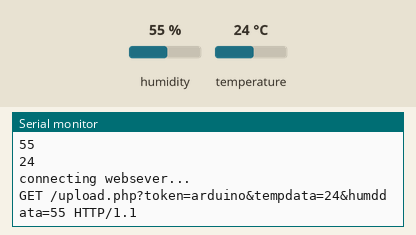
Bench run of a sketch on a simulated Arduino Uno, built with avr-gcc and run on an emulated ATmega328P. Shown: the last lines printed to the serial monitor. Inputs (shaded band) come from the test bench; at power-on: humidity 55 %, temperature 24 °C. WiFi joins after 1.5 s; servers stay silent unless stated; uploads are accepted with an empty reply.

Above: at 11.1 s.
11.2 s: humidity set to 22 %
At 20.8 s:
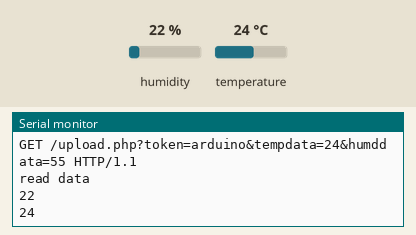
21.5 s: temperature set to 12 °C
At 31.6 s:
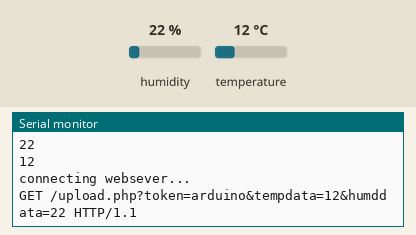
31.8 s: humidity set to 40 %
At 43.0 s:
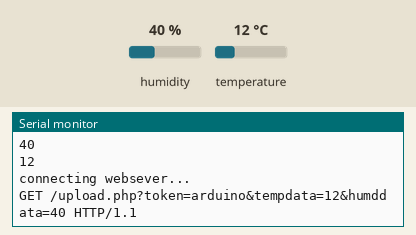
Timing chart, 0 to 44.5 s (numbered marks = the images above; inputs shaded):
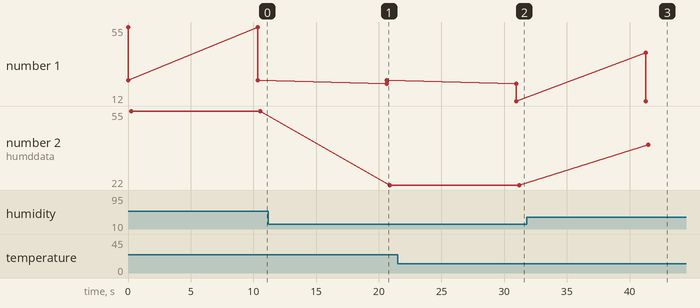

Measured:
- after the input at 11.2 s, the serial monitor: prints a new line after 9.4 s (image 1)
- after the input at 21.5 s, the serial monitor: prints a new line after 9.5 s (image 2)
- after the input at 31.8 s, the serial monitor: prints a new line after 9.5 s (image 3)
- plotted number 1: 24 → 12 after the input at 21.5 s
- plotted number 2: 55 → 22 after the input at 11.2 s, 22 → 40 after the input at 31.8 s

The sketch:

weixin_arduino_smarthome.ino
```cpp
#include <SPI.h>
#include <Ethernet.h>
#include <dht.h>

byte mac[] = {0xDE, 0xAD, 0xBE, 0xEF, 0xFE, 0xED};
EthernetClient client;
char server[] = "wsd.cxiangnet.cn";
IPAddress ip(192,168,2,177);
String str = "";
dht DHT;

#define DHT11_PIN 2      		//定义DHT11传感器用的变量，DHT11输入输出引脚连接在Arduino UNO 模拟端口0
//byte dht11_dat[5];   			//存储从DHT11传感器采样的温湿度值的数组
char light='0';			//初始化开关状态
char c;
byte temprature = 28;		//初始化温度
byte humdity=32;			//初始化湿度

unsigned long lastConnectionTime = 0;          // 以毫秒为单位，最后一次连接服务器时间
boolean lastConnected = false;                 // 上一次连接状态
const unsigned long postingInterval = 3*1000;  // 两次连接的时间间隔

void setup(){
    	//DDRC |= _BV(DHT11_PIN);  		// 配置DHT11_PIN配置为输出
	//PORTC |= _BV(DHT11_PIN);  		// 第DHT11_PIN位置1，其它位不变
	//pinMode(5, OUTPUT);			//LED灯接入数字5口
	Serial.begin(9600);
	Ethernet.begin(mac,ip);			//如果为固定IP方式为Ethernet.begin(mac, ip)
}

void loop(void){

    if (!client.connected() && lastConnected) {	//断开连接
        Serial.println("disconnecting.");
        client.stop();
    }

    //if(!client.connected() && (millis() - lastConnectionTime > postingInterval)) {    //重新连接
	Serial.println("read data ");
        int chk = DHT.read11(DHT11_PIN);
  	//DHT11();			        //调用 DHT11()和read_dht11_dat()子函数
 	humdity = DHT.humidity; 		//读温度传感器值
        Serial.println(humdity);

	temprature = DHT.temperature;
        Serial.println(temprature);		        //读湿度传感器值
	getData();			        //上传数据
	delay(10000);
    //}
    lastConnected = client.connected();
}

/********************获取命令回传数值子函数********************/
void getData(void) {
    if (client.connect(server,80)) {
        Serial.println("connecting websever...");
        str = "";
        str = str +"GET /upload.php?token=arduino&tempdata=";
        str = str +temprature;
        str = str+"&humddata=";
        str = str+humdity;
        str = str+" HTTP/1.1";
        Serial.println(str);
        client.println(str);
        client.println("Host: wsd.cxiangnet.cn");
        //client.print("GET /upload.php?token=arduino&tempdata=");// 发送HTTP GET 请求
        //Serial.println("GET /upload.php?token=arduino&tempdata=");
        //client.print(temprature);
        //Serial.println("GET /upload.php?token=arduino&tempdata="+temprature);
        //client.print("&humddata=");
        //client.print(humdity);
        //Serial.println("GET /upload.php?token=arduino&humddata="+humdity);
        //client.println(" HTTP/1.1");
        //client.println("Host: ws");
        client.println("Connection: close");
        client.println();
        lastConnectionTime = millis();
    }else {
        Serial.println("connection failed");
        Serial.println("disconnecting.");
        client.stop();
    }
}
```
